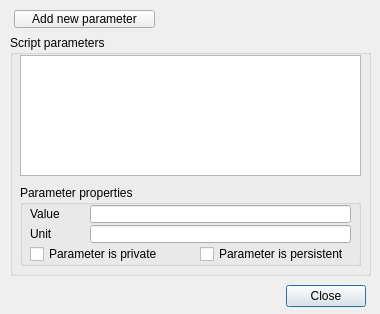
<?xml version="1.0" encoding="UTF-8"?>
<ui version="4.0">
 <class>CQDlgScriptParameters</class>
 <widget class="QDialog" name="CQDlgScriptParameters">
  <property name="geometry">
   <rect>
    <x>0</x>
    <y>0</y>
    <width>380</width>
    <height>314</height>
   </rect>
  </property>
  <property name="windowTitle">
   <string>Script Parameters</string>
  </property>
  <property name="locale">
   <locale language="English" country="UnitedStates"/>
  </property>
  <widget class="QToolButton" name="qqAddNew">
   <property name="geometry">
    <rect>
     <x>14</x>
     <y>10</y>
     <width>141</width>
     <height>18</height>
    </rect>
   </property>
   <property name="focusPolicy">
    <enum>Qt::StrongFocus</enum>
   </property>
   <property name="text">
    <string>Add new parameter</string>
   </property>
  </widget>
  <widget class="QGroupBox" name="groupBox">
   <property name="geometry">
    <rect>
     <x>10</x>
     <y>35</y>
     <width>361</width>
     <height>241</height>
    </rect>
   </property>
   <property name="title">
    <string>Script parameters</string>
   </property>
   <property name="flat">
    <bool>true</bool>
   </property>
   <widget class="QListWidget" name="qqParameterList">
    <property name="geometry">
     <rect>
      <x>10</x>
      <y>20</y>
      <width>341</width>
      <height>121</height>
     </rect>
    </property>
   </widget>
   <widget class="QGroupBox" name="groupBox_2">
    <property name="geometry">
     <rect>
      <x>10</x>
      <y>150</y>
      <width>341</width>
      <height>81</height>
     </rect>
    </property>
    <property name="title">
     <string>Parameter properties</string>
    </property>
    <property name="flat">
     <bool>true</bool>
    </property>
    <widget class="QLabel" name="label">
     <property name="geometry">
      <rect>
       <x>10</x>
       <y>20</y>
       <width>61</width>
       <height>18</height>
      </rect>
     </property>
     <property name="text">
      <string>Value</string>
     </property>
    </widget>
    <widget class="QLineEdit" name="qqValue">
     <property name="geometry">
      <rect>
       <x>70</x>
       <y>20</y>
       <width>261</width>
       <height>18</height>
      </rect>
     </property>
    </widget>
    <widget class="QLabel" name="label_2">
     <property name="geometry">
      <rect>
       <x>10</x>
       <y>40</y>
       <width>61</width>
       <height>18</height>
      </rect>
     </property>
     <property name="text">
      <string>Unit</string>
     </property>
    </widget>
    <widget class="QLineEdit" name="qqUnit">
     <property name="geometry">
      <rect>
       <x>70</x>
       <y>40</y>
       <width>261</width>
       <height>18</height>
      </rect>
     </property>
    </widget>
    <widget class="QCheckBox" name="qqPrivate">
     <property name="geometry">
      <rect>
       <x>10</x>
       <y>60</y>
       <width>171</width>
       <height>18</height>
      </rect>
     </property>
     <property name="focusPolicy">
      <enum>Qt::StrongFocus</enum>
     </property>
     <property name="text">
      <string>Parameter is private</string>
     </property>
    </widget>
    <widget class="QCheckBox" name="qqPersistent">
     <property name="geometry">
      <rect>
       <x>180</x>
       <y>60</y>
       <width>161</width>
       <height>18</height>
      </rect>
     </property>
     <property name="focusPolicy">
      <enum>Qt::StrongFocus</enum>
     </property>
     <property name="text">
      <string>Parameter is persistent</string>
     </property>
    </widget>
   </widget>
  </widget>
  <widget class="QDialogButtonBox" name="qqClose">
   <property name="geometry">
    <rect>
     <x>15</x>
     <y>280</y>
     <width>351</width>
     <height>32</height>
    </rect>
   </property>
   <property name="standardButtons">
    <set>QDialogButtonBox::Close</set>
   </property>
  </widget>
 </widget>
 <tabstops>
  <tabstop>qqAddNew</tabstop>
  <tabstop>qqParameterList</tabstop>
  <tabstop>qqValue</tabstop>
  <tabstop>qqUnit</tabstop>
  <tabstop>qqPrivate</tabstop>
  <tabstop>qqPersistent</tabstop>
  <tabstop>qqClose</tabstop>
 </tabstops>
 <resources/>
 <connections/>
</ui>
